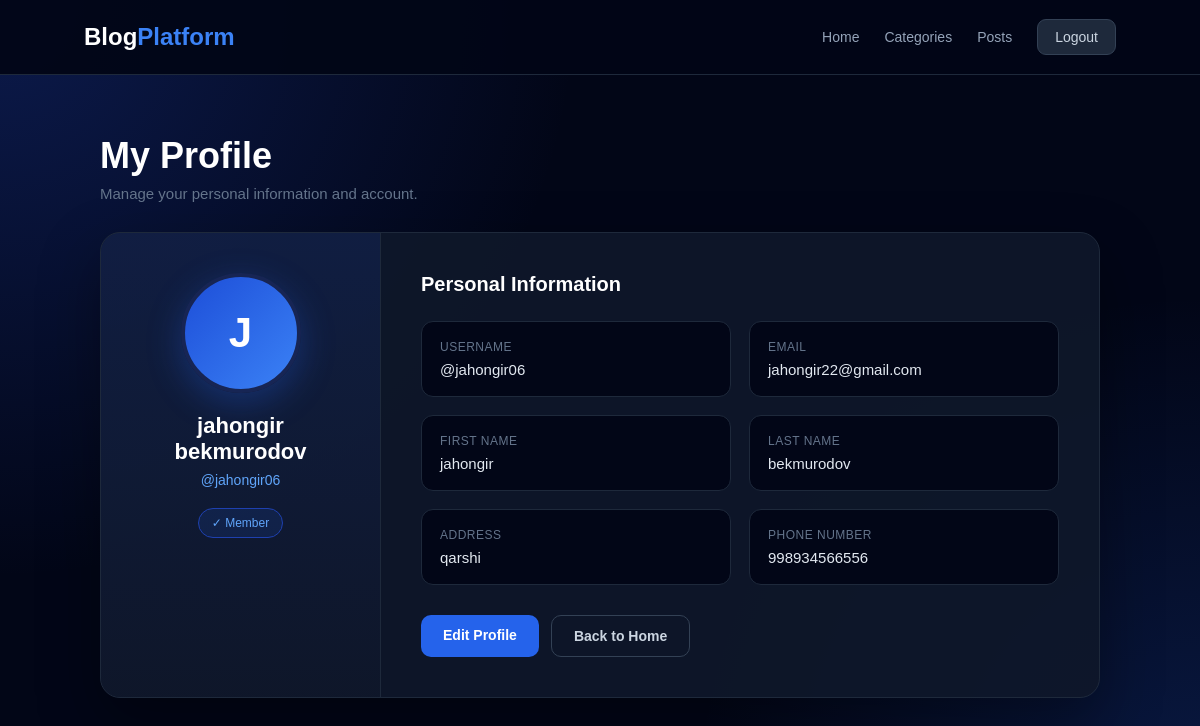
The app's page /profile/ (signed in) with its own data.
### users/models.py (models this page shows, shortened)
class CustomUser(AbstractUser):
    username = models.CharField(max_length=150, unique=True)
    email = models.EmailField(max_length=150, unique=True, blank=True, null=True)
    avatar = models.ImageField(upload_to="avatars/", default="avatars/default.png" )
    bio = models.TextField(max_length=150, blank=True, null=True)
    website = models.URLField(blank=True, null=True)
    social_links = models.JSONField(default=dict, blank=True, null=True)
    created_at = models.DateTimeField(auto_now_add=True)
    updated_at = models.DateTimeField(auto_now=True)
    tel_number = models.CharField( max_length=15,blank=True,null=True)
    address = models.CharField(max_length=250,blank=True,null=True)
    class Meta:
        verbose_name = "User"
        verbose_name_plural = "Users"
    ordering = ['-created_at']

### users/views.py (the view)
# urls.py: path("profile/",ProfileView.as_view(),name="profile"),
class ProfileView(LoginRequiredMixin, View):
    def get(self, request):
        user = request.user
        return render(request, 'users/profile.html', {'user':user})

### templates/users/profile.html (shortened to what this page needs)
<!DOCTYPE html>
<html lang="en">
<head>
</head>
<body>
<nav class="navbar">
    <div class="logo">
        Blog<span>Platform</span>
    </div>
    <div class="nav-links">
        <a href="{% url 'home' %}">
            Home
        </a>
        <a href="#">
            Categories
        </a>
        <a href="#">
            Posts
        </a>
        <a href="{% url 'logout' %}" class="logout-btn">
            Logout
        </a>
    </div>
</nav>
<main class="profile-wrapper">
    <div class="profile-header">
        <h1>
            My Profile
        </h1>
        <p>
            Manage your personal information and account.
        </p>
    </div>
    <div class="profile-card">
        <div class="profile-left">
            <div class="avatar">
                {% if user.first_name %}
                    {{ user.first_name|first|upper }}
                {% else %}
                    {{ user.username|first|upper }}
                {% endif %}
            </div>
            <h2>
                {% if user.first_name or user.last_name %}
                    {{ user.first_name }}
                    {{ user.last_name }}
                {% else %}
                    {{ user.username }}
                {% endif %}
            </h2>
            <div class="username">
                @{{ user.username }}
            </div>
            <div class="member-badge">
                ✓ Member
            </div>
        </div>
        <div class="profile-right">
            <h2 class="section-title">
                Personal Information
            </h2>
            <div class="info-grid">
                <div class="info-box">
                    <div class="info-label">
                        Username
                    </div>
                    <div class="info-value">
                        @{{ user.username }}
                    </div>
                </div>
                <div class="info-box">
                    <div class="info-label">
                        Email
                    </div>
                    <div class="info-value">
                        {% if user.email %}
                            {{ user.email }}
                        {% else %}
                            <span class="empty">
                                Not provided
                            </span>
                        {% endif %}
                    </div>
                </div>
                <div class="info-box">
                    <div class="info-label">
                        First Name
                    </div>
                    <div class="info-value">
                        {% if user.first_name %}
                            {{ user.first_name }}
                        {% else %}
                            <span class="empty">
                                Not provided
                            </span>
                        {% endif %}
                    </div>
                </div>
                <div class="info-box">
                    <div class="info-label">
                        Last Name
                    </div>
                    <div class="info-value">
                        {% if user.last_name %}
                            {{ user.last_name }}
                        {% else %}
                            <span class="empty">
                                Not provided
                            </span>
                        {% endif %}
                    </div>
                </div>
                <div class="info-box">
                    <div class="info-label">
                        Address
                    </div>
                    <div class="info-value">
                        {% if user.address %}
                            {{ user.address }}
                        {% else %}
                            <span class="empty">
                                Not provided
                            </span>
                        {% endif %}
                    </div>
                </div>
                <div class="info-box">
                    <div class="info-label">
                        Phone Number
                    </div>
                    <div class="info-value">
                        {% if user.tel_number %}
                            {{ user.tel_number }}
                        {% else %}
                            <span class="empty">
                                Not provided
                            </span>
                        {% endif %}
                    </div>
                </div>
            </div>
            <div class="actions">
                <a href="{% url 'profile_edit' %}"  class="edit-btn">
                    Edit Profile
                </a>
                <a href="{% url 'home' %}" class="home-btn">
                    Back to Home
                </a>
            </div>
        </div>
    </div>
</main>
</body>
</html>

### templates/users/profile.html (style rules this page uses)
* { margin: 0; padding: 0; box-sizing: border-box; }
body { min-height: 100vh; font-family: Arial, sans-serif; color: #e2e8f0; background: radial-gradient( circle at top left, rgba(30, 64, 175, 0.35), transparent 40% ), radial-gradient( circle at bottom right, rgba(37, 99, 235, 0.20), transparent 35% ), #020617; }
.navbar { height: 75px; padding: 0 7%; display: flex; align-items: center; justify-content: space-between; background: rgba(2, 6, 23, 0.95); border-bottom: 1px solid #1e293b; }
.logo { font-size: 24px; font-weight: 800; color: white; }
.logo span { color: #3b82f6; }
.nav-links { display: flex; align-items: center; gap: 25px; }
.nav-links a { color: #94a3b8; text-decoration: none; font-size: 14px; transition: 0.2s; }
.logout-btn { padding: 9px 17px; background: #1e293b; border: 1px solid #334155; border-radius: 9px; color: #cbd5e1 !important; }
.profile-wrapper { width: 100%; max-width: 1050px; margin: 60px auto; padding: 0 25px; }
.profile-header { margin-bottom: 30px; }
.profile-header h1 { color: white; font-size: 36px; margin-bottom: 8px; }
.profile-header p { color: #64748b; font-size: 15px; }
.profile-card { display: grid; grid-template-columns: 280px 1fr; background: rgba(15, 23, 42, 0.92); border: 1px solid #1e293b; border-radius: 20px; overflow: hidden; box-shadow: 0 25px 60px rgba(0, 0, 0, 0.35); }
.profile-left { padding: 40px 30px; display: flex; flex-direction: column; align-items: center; background: linear-gradient( 180deg, rgba(30, 64, 175, 0.18), rgba(15, 23, 42, 0.7) ); border-right: 1px solid #1e293b; }
.avatar { width: 120px; height: 120px; display: flex; align-items: center; justify-content: center; margin-bottom: 20px; border-radius: 50%; background: linear-gradient( 135deg, #1d4ed8, #3b82f6 ); color: white; font-size: 42px; font-weight: 700; border: 4px solid #172554; box-shadow: 0 10px 35px rgba(37, 99, 235, 0.3); }
.profile-left h2 { color: white; font-size: 22px; margin-bottom: 7px; text-align: center; }
.username { color: #60a5fa; font-size: 14px; margin-bottom: 20px; }
.member-badge { padding: 7px 13px; border-radius: 20px; background: rgba(37, 99, 235, 0.12); border: 1px solid #1e40af; color: #60a5fa; font-size: 12px; }
.profile-right { padding: 40px; }
.section-title { color: white; font-size: 20px; margin-bottom: 25px; }
.info-grid { display: grid; grid-template-columns: 1fr 1fr; gap: 18px; }
.info-box { padding: 18px; background: #020617; border: 1px solid #1e293b; border-radius: 12px; }
.info-label { color: #64748b; font-size: 12px; margin-bottom: 7px; text-transform: uppercase; letter-spacing: 0.5px; }
.info-value { color: #e2e8f0; font-size: 15px; word-break: break-word; }
.actions { display: flex; gap: 12px; margin-top: 30px; }
.edit-btn { padding: 12px 22px; background: #2563eb; color: white; border-radius: 10px; text-decoration: none; font-size: 14px; font-weight: 600; transition: 0.2s; }
.home-btn { padding: 12px 22px; background: transparent; border: 1px solid #334155; color: #cbd5e1; border-radius: 10px; text-decoration: none; font-size: 14px; font-weight: 600; transition: 0.2s; }

### records on screen
CustomUser: first_name|first "J", first_name "jahongir", last_name "bekmurodov", username "jahongir06", email "jahongir22@gmail.com", address "qarshi", tel_number "998934566556"
